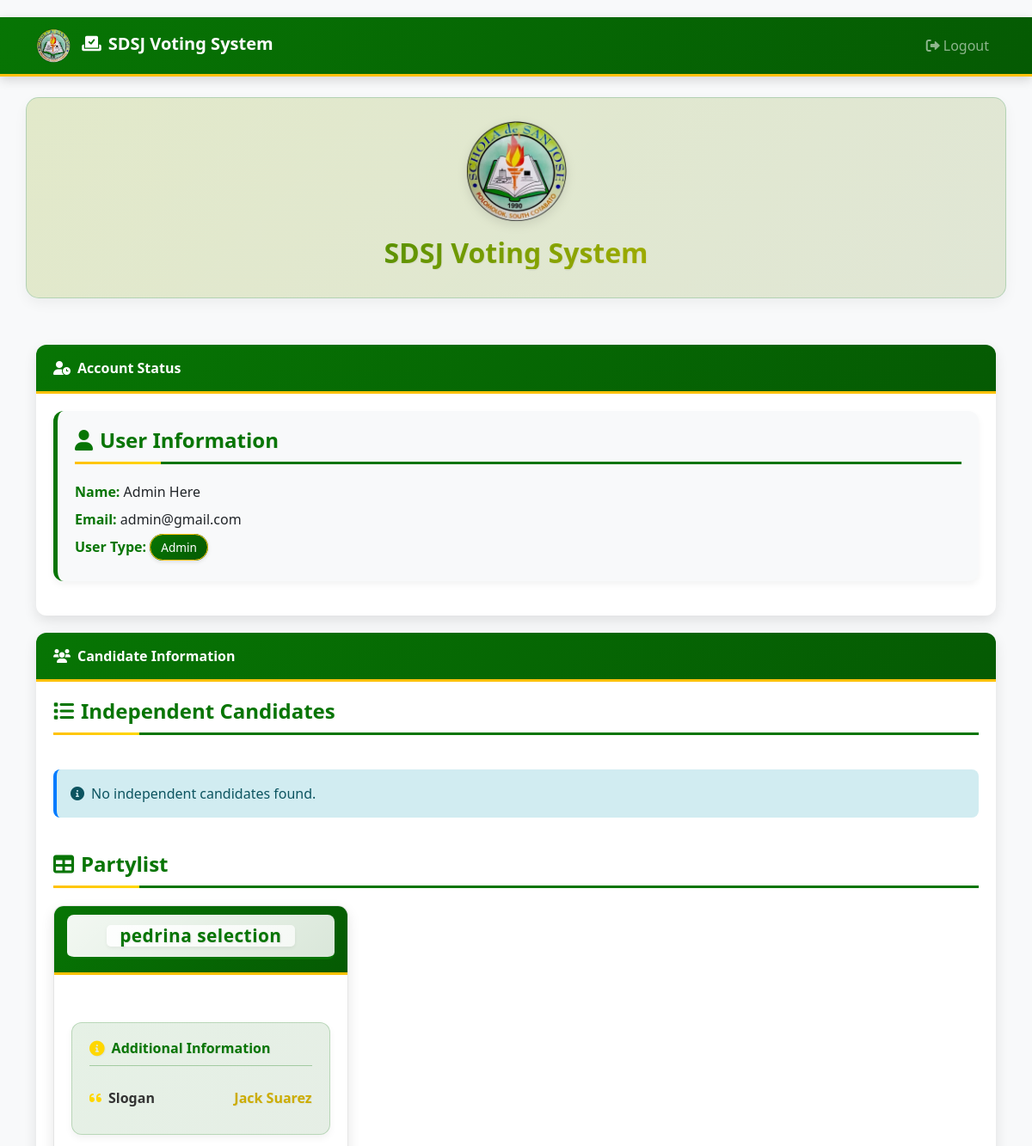
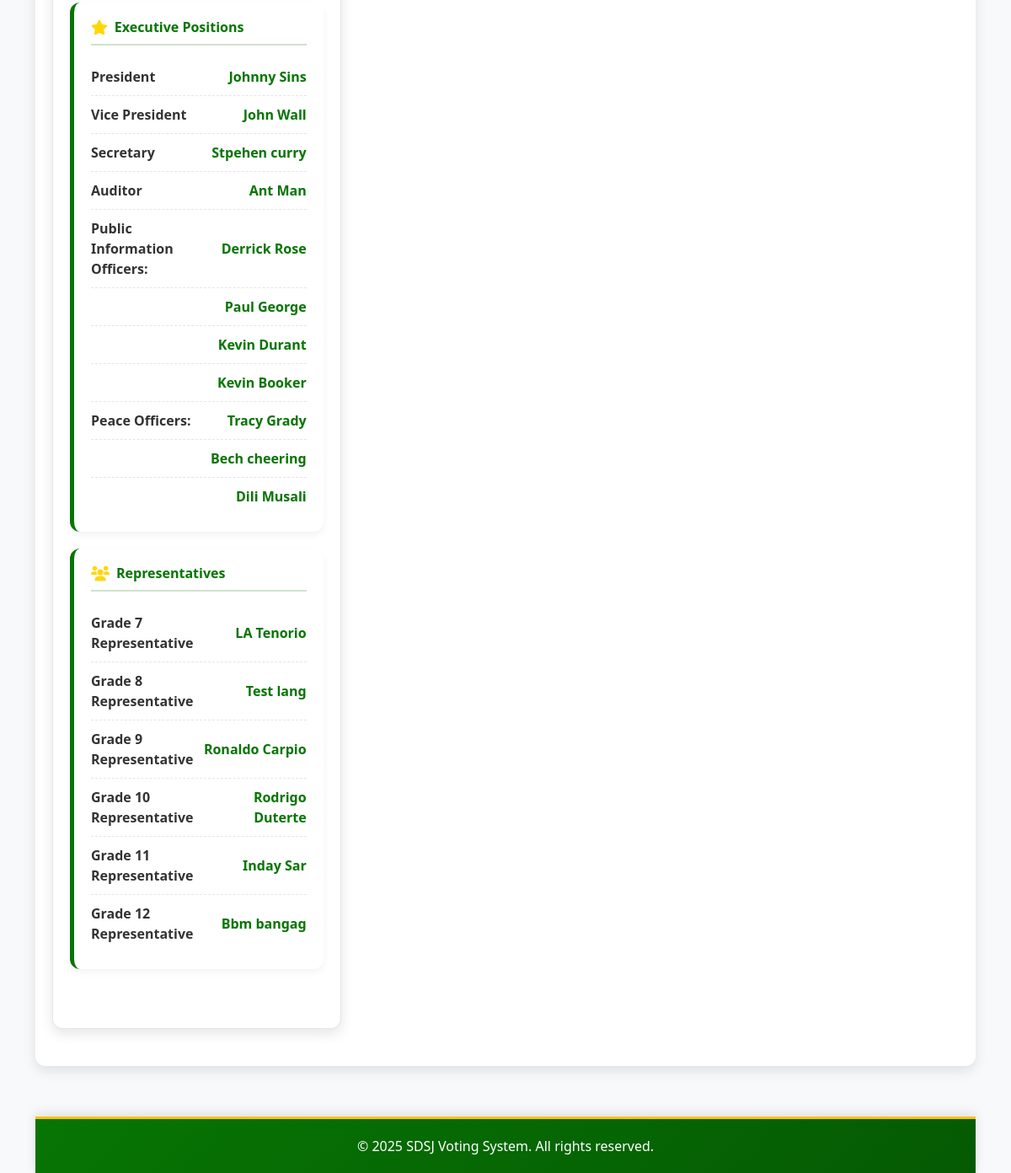
Page /src/informations.php (signed in) on the committed database (2 pictures, top to bottom).
### tables this page shows
CREATE TABLE `users` (
  `user_id` int(25) NOT NULL,
  `student_id` varchar(100) NOT NULL,
  `name` varchar(100) NOT NULL,
  `email` varchar(100) NOT NULL,
  `password` varchar(100) NOT NULL,
  `grade` double NOT NULL,
  `birthday` varchar(100) NOT NULL,
  `u_type` varchar(20) NOT NULL,
  `status` varchar(30) NOT NULL,
  `confirmation` varchar(30) NOT NULL,
  `otp` int(100) NOT NULL
);

CREATE TABLE `candidates` (
  `can_id` int(11) NOT NULL,
  `partylist` varchar(50) DEFAULT NULL,
  `pres` varchar(50) DEFAULT NULL,
  `vice` varchar(50) DEFAULT NULL,
  `sec` varchar(50) DEFAULT NULL,
  `trea` varchar(50) DEFAULT NULL,
  `aud` varchar(50) DEFAULT NULL,
  `pio1` varchar(50) DEFAULT NULL,
  `pio2` varchar(50) DEFAULT NULL,
  `pio3` varchar(50) DEFAULT NULL,
  `pio4` varchar(50) DEFAULT NULL,
  `po1` varchar(50) DEFAULT NULL,
  `po2` varchar(50) DEFAULT NULL,
  `po3` varchar(50) DEFAULT NULL,
  `g7_rep` varchar(50) DEFAULT NULL,
  `g8_rep` varchar(50) DEFAULT NULL,
  `g9_rep` varchar(50) DEFAULT NULL,
  `g10_rep` varchar(50) DEFAULT NULL,
  `g11_rep` varchar(50) DEFAULT NULL,
  `g12_rep` varchar(50) DEFAULT NULL,
  `date_time` varchar(60) NOT NULL,
  `slogan` text NOT NULL
);

### src/informations.php (the view, shortened to what the rows shown need)
<?php
include('dbcon.php');
$email = $_SESSION['email'];
$sql = "SELECT * FROM users WHERE email = ?";
$stmt = $conn->prepare($sql);
$stmt->bind_param('s', $email);
$stmt->execute();
$result = $stmt->get_result();
$user = $result->fetch_assoc();
$sql_candidates_table = "SELECT * FROM candidates";
$result_candidates_table = $conn->query($sql_candidates_table);
$candidates_table = [];
if ($result_candidates_table) {
    while ($row = $result_candidates_table->fetch_assoc()) {
        $candidates_table[] = $row;
    }
}
?>
<!DOCTYPE html>
<html lang="en">
<head>
    <link href="https://cdn.jsdelivr.net/npm/bootstrap@5.3.0-alpha1/dist/css/bootstrap.min.css" rel="stylesheet">
    <link rel="stylesheet" href="https://cdnjs.cloudflare.com/ajax/libs/font-awesome/6.0.0/css/all.min.css">
</head>
<body>
    <div class="container">
        <div class="row mb-4">
            <div class="col-12 text-center logo-banner">
                <h2 class="mt-3">SDSJ Voting System</h2>
            </div>
        </div>
        <div class="row">
            <div class="col-12">
                <div class="card">
                    <div class="card-body">
                        <div class="user-info">
                            <h4 class="section-title"><i class="fas fa-user me-2"></i>User Information</h4>
                            <p><strong>Name:</strong> <?php echo htmlspecialchars($user['name']); ?></p>
                            <p><strong>Email:</strong> <?php echo htmlspecialchars($user['email']); ?></p>
                            <p><strong>User Type:</strong> <span
                                    class="status-badge"><?php echo htmlspecialchars($user['u_type']); ?></span></p>
                        </div>
                    </div>
                </div>
            </div>
        </div>
        <div class="row">
            <div class="col-12">
                <div class="card">
                    <div class="card-body">
                        <div class="row">
                            <?php if (empty($candidates_table)): ?>
                                <div class="col-12">
                                    <div class="alert alert-info">
                                        <i class="fas fa-info-circle me-2"></i>No partylist candidates found.
                                    </div>
                                </div>
                            <?php else: ?>
                                <?php foreach ($candidates_table as $candidate): ?>
                                <div class="col-md-6 col-lg-4 mb-4">
                                    <div class="card h-100 partylist-card">
                                        <div class="card-header bg-white">
                                            <h5 class="mb-0 text-center partylist-title">
                                                <span><?php
                                                if (isset($candidate['partylist_name']) && !empty($candidate['partylist_name'])) {
                                                    echo htmlspecialchars($candidate['partylist_name']);
                                                } else {
                                                    $display_name = '';
                                                    foreach ($candidate as $key => $value) {
                                                        if ($key !== 'can_id' && !empty($value)) {
                                                            $display_name = $value;
                                                            break;
                                                        }
                                                    }
                                                    echo htmlspecialchars($display_name);
                                                }
                                                ?></span>
                                            </h5>
                                        </div>
                                        <div class="card-body">
                                            <div class="partylist-info">
                                                <?php if ((isset($candidate['slogan']) && !empty($candidate['slogan'])) ||
                                                         (isset($candidate['projects']) && !empty($candidate['projects']))): ?>
                                                <div class="party-info mb-3">
                                                    <h6 class="position-title"><i class="fas fa-info-circle me-2"></i>Additional Information</h6>
                                                    <?php if (isset($candidate['slogan']) && !empty($candidate['slogan'])): ?>
                                                    <div class="position-item">
                                                        <div class="position-label"><i class="fas fa-quote-left me-2"></i>Slogan</div>
                                                        <div class="position-value"><?php echo htmlspecialchars($candidate['slogan']); ?></div>
                                                    </div>
                                                    <?php endif; ?>
                                                </div>
                                                <?php endif; ?>
                                                <div class="position-group">
                                                    <h6 class="position-title"><i class="fas fa-star me-2"></i>Executive Positions</h6>
                                                    <?php if (isset($candidate['pres']) && !empty($candidate['pres'])): ?>
                                                    <div class="position-item">
                                                        <div class="position-label">President</div>
                                                        <div class="position-value"><?php echo htmlspecialchars($candidate['pres']); ?></div>
                                                    </div>
                                                    <?php endif; ?>
                                                    <?php if (isset($candidate['vice']) && !empty($candidate['vice'])): ?>
                                                    <div class="position-item">
                                                        <div class="position-label">Vice President</div>
                                                        <div class="position-value"><?php echo htmlspecialchars($candidate['vice']); ?></div>
                                                    </div>
                                                    <?php endif; ?>
                                                    <?php if (isset($candidate['sec']) && !empty($candidate['sec'])): ?>
                                                    <div class="position-item">
                                                        <div class="position-label">Secretary</div>
                                                        <div class="position-value"><?php echo htmlspecialchars($candidate['sec']); ?></div>
                                                    </div>
                                                    <?php endif; ?>
                                                    <?php if (isset($candidate['aud']) && !empty($candidate['aud'])): ?>
                                                    <div class="position-item">
                                                        <div class="position-label">Auditor</div>
                                                        <div class="position-value"><?php echo htmlspecialchars($candidate['aud']); ?></div>
                                                    </div>
                                                    <?php endif; ?>
                                                    <?php if (isset($candidate['pio1']) && !empty($candidate['pio1'])): ?>
                                                    <div class="position-item">
                                                        <div class="position-label">Public Information Officers:</div>
                                                        <div class="position-value"><?php echo htmlspecialchars($candidate['pio1']); ?></div>
                                                    </div>
                                                    <?php endif; ?>
                                                    <?php if (isset($candidate['pio2']) && !empty($candidate['pio2'])): ?>
                                                    <div class="position-item">
                                                        <div class="position-value"><?php echo htmlspecialchars($candidate['pio2']); ?></div>
                                                    </div>
                                                    <?php endif; ?>
                                                    <?php if (isset($candidate['pio3']) && !empty($candidate['pio3'])): ?>
                                                    <div class="position-item">
                                                        <div class="position-value"><?php echo htmlspecialchars($candidate['pio3']); ?></div>
                                                    </div>
                                                    <?php endif; ?>
                                                    <?php if (isset($candidate['pio4']) && !empty($candidate['pio4'])): ?>
                                                    <div class="position-item">
                                                        <div class="position-value"><?php echo htmlspecialchars($candidate['pio4']); ?></div>
                                                    </div>
                                                    <?php endif; ?>
                                                    <?php if (isset($candidate['po1']) && !empty($candidate['po1'])): ?>
                                                    <div class="position-item">
                                                        <div class="position-label">Peace Officers:</div>
                                                        <div class="position-value"><?php echo htmlspecialchars($candidate['po1']); ?></div>
                                                    </div>
                                                    <?php endif; ?>
                                                    <?php if (isset($candidate['po2']) && !empty($candidate['po2'])): ?>
                                                    <div class="position-item">
                                                        <div class="position-value"><?php echo htmlspecialchars($candidate['po2']); ?></div>
                                                    </div>
                                                    <?php endif; ?>
                                                    <?php if (isset($candidate['po3']) && !empty($candidate['po3'])): ?>
                                                    <div class="position-item">
                                                        <div class="position-value"><?php echo htmlspecialchars($candidate['po3']); ?></div>
                                                    </div>
                                                    <?php endif; ?>
                                                </div>
                                                <div class="position-group mt-3">
                                                    <h6 class="position-title"><i class="fas fa-users me-2"></i>Representatives</h6>
                                                    <?php if (isset($candidate['g7_rep']) && !empty($candidate['g7_rep'])): ?>
                                                    <div class="position-item">
                                                        <div class="position-label">Grade 7 Representative</div>
                                                        <div class="position-value"><?php echo htmlspecialchars($candidate['g7_rep']); ?></div>
                                                    </div>
                                                    <?php endif; ?>
                                                    <?php if (isset($candidate['g8_rep']) && !empty($candidate['g8_rep'])): ?>
                                                    <div class="position-item">
                                                        <div class="position-label">Grade 8 Representative</div>
                                                        <div class="position-value"><?php echo htmlspecialchars($candidate['g8_rep']); ?></div>
                                                    </div>
                                                    <?php endif; ?>
                                                    <?php if (isset($candidate['g9_rep']) && !empty($candidate['g9_rep'])): ?>
                                                    <div class="position-item">
                                                        <div class="position-label">Grade 9 Representative</div>
                                                        <div class="position-value"><?php echo htmlspecialchars($candidate['g9_rep']); ?></div>
                                                    </div>
                                                    <?php endif; ?>
                                                    <?php if (isset($candidate['g10_rep']) && !empty($candidate['g10_rep'])): ?>
                                                    <div class="position-item">
                                                        <div class="position-label">Grade 10 Representative</div>
                                                        <div class="position-value"><?php echo htmlspecialchars($candidate['g10_rep']); ?></div>
                                                    </div>
                                                    <?php endif; ?>
                                                    <?php if (isset($candidate['g11_rep']) && !empty($candidate['g11_rep'])): ?>
                                                    <div class="position-item">
                                                        <div class="position-label">Grade 11 Representative</div>
                                                        <div class="position-value"><?php echo htmlspecialchars($candidate['g11_rep']); ?></div>
                                                    </div>
                                                    <?php endif; ?>
                                                    <?php if (isset($candidate['g12_rep']) && !empty($candidate['g12_rep'])): ?>
                                                    <div class="position-item">
                                                        <div class="position-label">Grade 12 Representative</div>
                                                        <div class="position-value"><?php echo htmlspecialchars($candidate['g12_rep']); ?></div>
                                                    </div>
                                                    <?php endif; ?>
                                                </div>
                                            </div>
                                        </div>
                                    </div>
                                </div>
                                <?php endforeach; ?>
                            <?php endif; ?>
                        </div>
                    </div>
                </div>
            </div>
        </div>
    </div>
</body>
</html>

### rows in the picture
users: name "Admin Here", email "admin@gmail.com", u_type "Admin"
candidates: partylist "pedrina selection", slogan "Jack Suarez", pres "Johnny Sins", vice "John Wall", sec "Stpehen curry", aud "Ant Man", pio1 "Derrick Rose", pio2 "Paul George", pio3 "Kevin Durant", pio4 "Kevin Booker", po1 "Tracy Grady", po2 "Bech cheering", po3 "Dili Musali", g7_rep "LA Tenorio", g8_rep "Test lang", g9_rep "Ronaldo Carpio", g10_rep "Rodrigo Duterte", g11_rep "Inday Sar", g12_rep "Bbm bangag"
